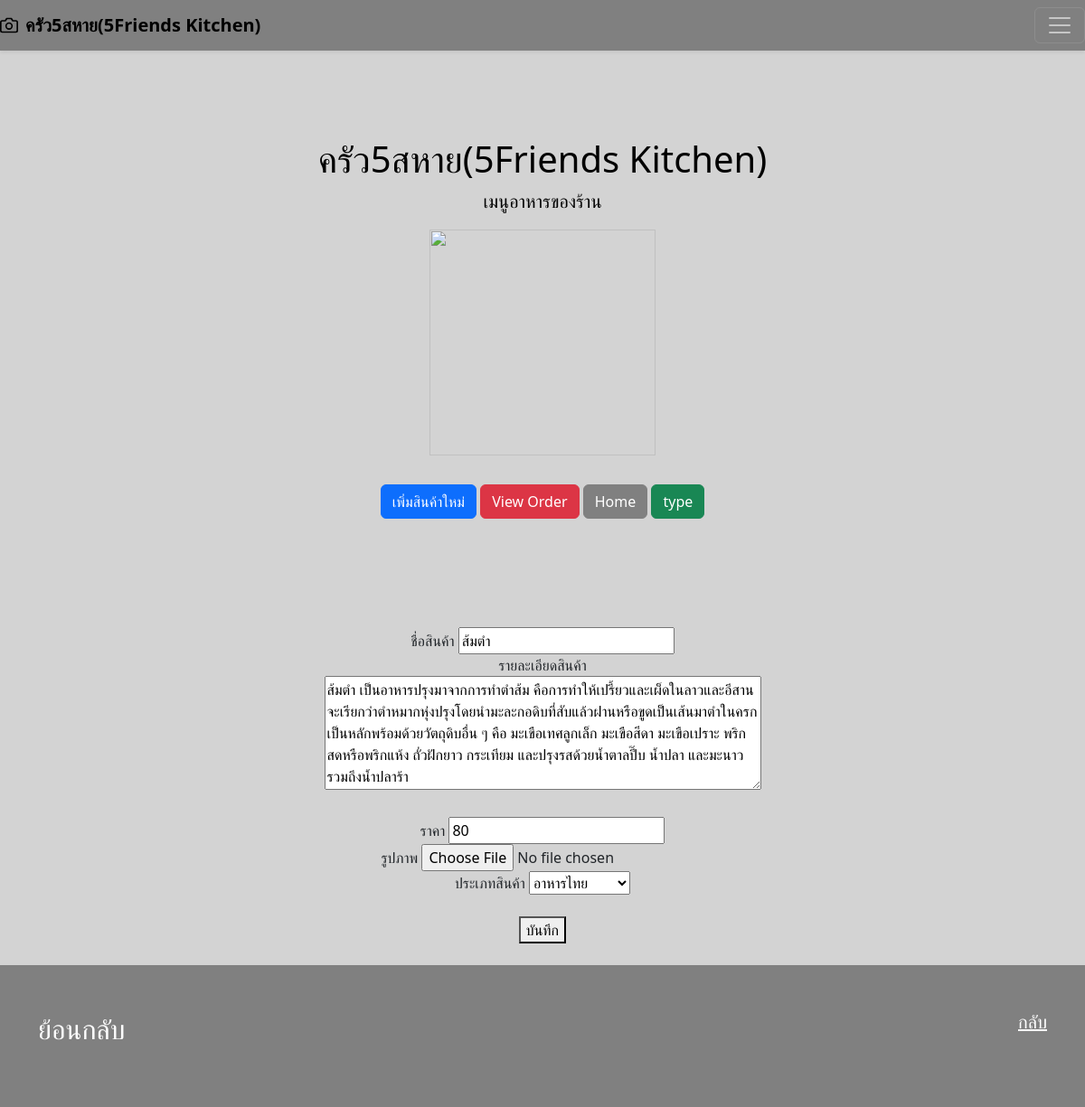
/a/album/update.php?fid=2, run on the app's committed database.
### tables this page shows
CREATE TABLE `food` (
  `f_id` int(6) NOT NULL,
  `f_name` varchar(200) NOT NULL,
  `f_detail` text NOT NULL,
  `f_price` float NOT NULL,
  `f_ext` varchar(50) NOT NULL,
  `c_id` varchar(50) NOT NULL
);

CREATE TABLE `category` (
  `c_id` int(6) NOT NULL,
  `c_name` varchar(50) NOT NULL
);

### a/album/update.php (the view, shortened to what this page needs)
<?php
include_once("connectdb.php");
$sql1 = "SELECT * FROM food WHERE f_id='{$_GET['fid']}' " ;
$rs1 = mysqli_query($conn, $sql1);
$data1 = mysqli_fetch_array($rs1);
?>
<!doctype html>
<html lang="en" data-bs-theme="auto">
  <head><script src="../assets/js/color-modes.js"></script>
    <link rel="stylesheet" href="https://cdn.jsdelivr.net/npm/@docsearch/css@3">
<link href="../assets/dist/css/bootstrap.min.css" rel="stylesheet">
  </head>
  <body>
<header data-bs-theme="dark">
  <div class="navbar navbar-dark bg-dark shadow-sm">
      <a href="#" class="navbar-brand d-flex align-items-center">
        <strong>ครัว5สหาย(5Friends Kitchen)</strong>
      </a>
      <button class="navbar-toggler" type="button" data-bs-toggle="collapse" data-bs-target="#navbarHeader" aria-controls="navbarHeader" aria-expanded="false" aria-label="Toggle navigation">
        <span class="navbar-toggler-icon"></span>
      </button>
  </div>
</header>
<main>
  <section class="py-5 text-center container">
    <div class="album py-5" style="">
        <h1 class="fw-light">ครัว5สหาย(5Friends Kitchen)</h1>
        <p class="lead text-body-secondary">เมนูอาหารของร้าน</p>
         <img class="mb-4" src="../album/00.jpg" alt="" width="250" height="250">
        <p>
          <a href="insert.php" class="btn btn-primary my-2">เพิ่มสินค้าใหม่</a>
           <a href="view_order.php" class="btn btn-danger">View Order</a>
          <a href="index.php" class="btn btn-secondary">Home</a>
          <a href="type.php" class="btn btn-success">type</a>
        </p>
    </div>
  </section>
  <form method="post" action="" enctype="multipart/form-data"  align = "center">
	ชื่อสินค้า <input type="text" name="fname" required autofocus value="<?=$data1['f_name'];?>"><br>
    รายละเอียดสินค้า<br>
	<textarea name="fdetail" rows="5" cols="50"><?=$data1['f_detail'];?></textarea><br><br>
    ราคา <input type="text" name="fprice" required value="<?=$data1['f_price'];?>"><br>
    รูปภาพ <input type="file" name="fimg"><br>
    ประเภทสินค้า
    <select name="fcat">
    <?php
	$sql2 = "SELECT * FROM `category` ORDER BY c_name ASC ";
	$rs2 = mysqli_query($conn, $sql2) ;
	while ($data2 = mysqli_fetch_array($rs2) ){
	?>
    	<option value="<?=$data2['c_id'];?>" <?=($data1['c_id']==$data2['c_id'])?"selected":"";?> ><?=$data2['c_name'];?></option>
    <?php } ?>
    </select>
    <br><br>
    <button type="submit" name="Submit"> บันทึก </button>
</form>
<br>
</main>
<footer class="text-body-secondary py-5"style="color: #000000; padding: 20px;">
  <div class="container" style="">
    <p class="float-end mb-1">
      <a href="index.php"style="color: white; font-size: 20px;">กลับ</a>
   <p class="mb-1" style="color: white; font-size: 30px;">ย้อนกลับ</h3></p>
     </p>
  </div>
</footer>
</body>
</html>

### a/album/update.php (style rules this page uses)
body { background-color: #D3D3D3 ; background-repeat: no-repeat; }
.navbar, .bg-dark { background-color: #808080 !important; }
.navbar-brand, .nav-link, .text-white { color: #000000 !important; }
.btn-secondary { background-color: #808080; border-color:#808080; }
.lead { color: #000000 !important; }
h1, h2 { color: #000000; }
footer { background-color: #808080; color: #808080; }

### data on the page
food: fname "ส้มตำ", fdetail "ส้มตำ เป็นอาหารปรุงมาจากการทำตำส้ม คือการทำให้เปรี้ยวและเผ็ดในลาวและอีสานจะเรียกว่าตำหมากหุ่งปรุงโดยนำมะละกอดิบที่สับแล้วฝานหรือขูดเป็นเส้นมาตำในครกเป็นหลักพร้อมด้วยวัตถุดิบอื่น ๆ คือ มะเขือเทศลูกเล็ก มะเขือสีดา มะเขือเปราะ พริกสดหรือพริกแห้ง ถั่วฝักยาว กระเทียม และปรุงรสด้วยน้ำตาลปี๊บ น้ำปลา และมะนาว รวมถึงน้ำปลาร้า", fprice "80", fcat "อาหารไทย"
